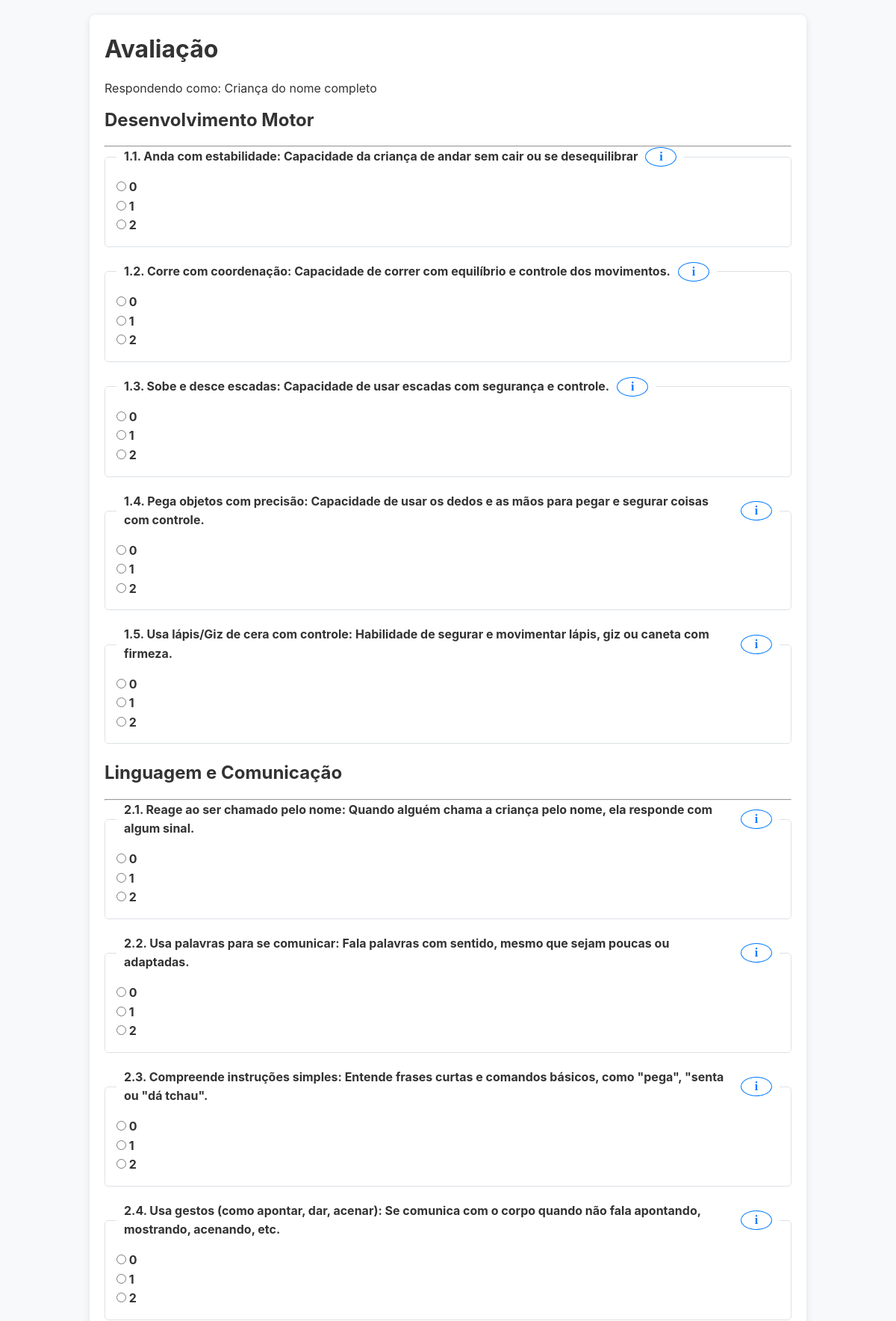
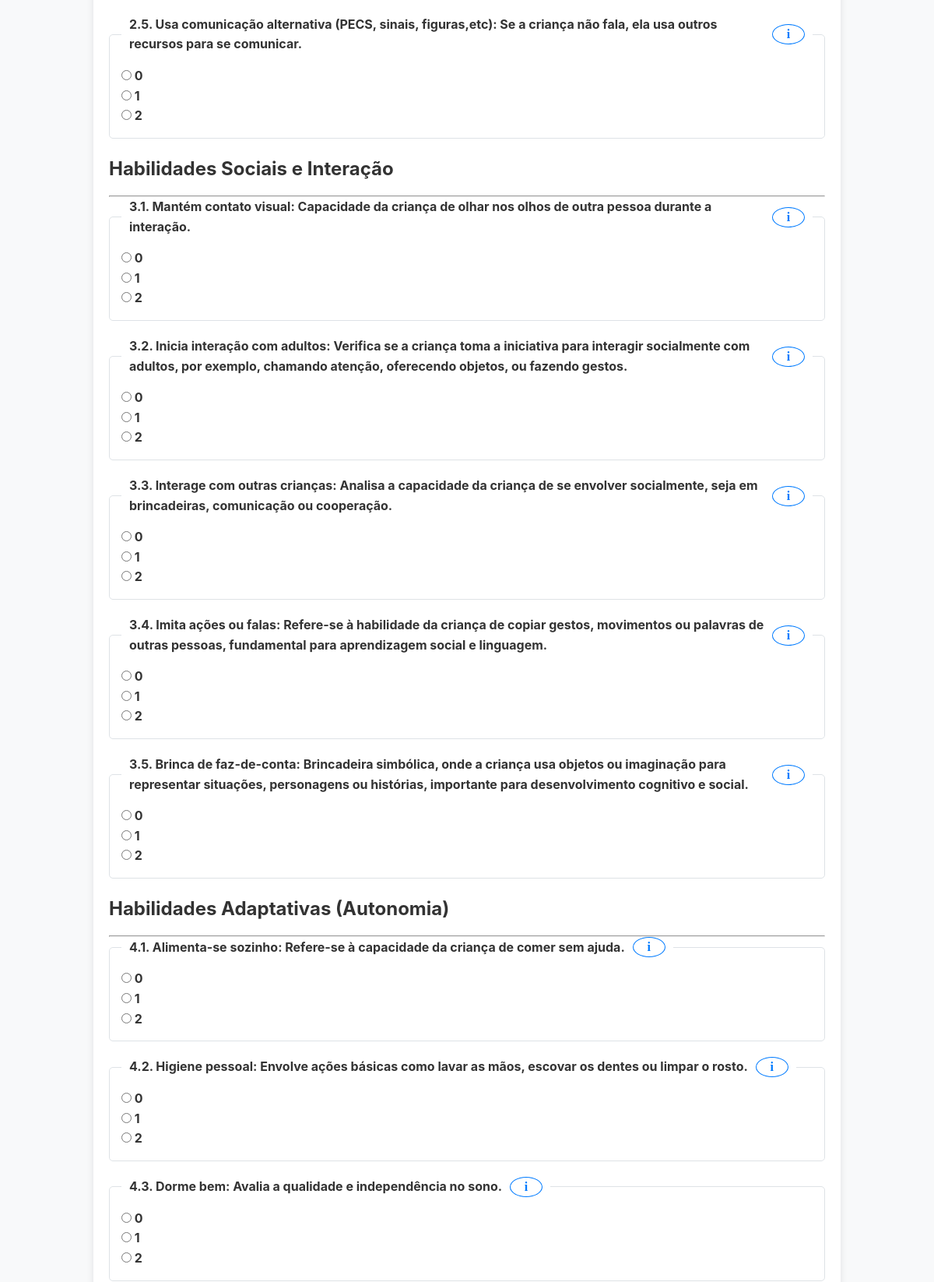
Screenshot of /assessments/1/take/ (signed in, upper part) with the database file from the repository (2 pictures, top to bottom).
### core/models.py (models this page shows, shortened)
class Assessment(models.Model):
    title = models.CharField(max_length=200, verbose_name="Título")
    description = models.TextField(blank=True, null=True, verbose_name="Descrição")

class Profile(models.Model):
    user = models.ForeignKey(User, on_delete=models.CASCADE, related_name='profiles')
    name = models.CharField(max_length=255, verbose_name="Nome Completo")
    GRAU_AUTISMO_CHOICES = [
        ('1', 'Nível 1 - Leve'),
        ('2', 'Nível 2 - Moderado'),
        ('3', 'Nível 3 - Severo'),
    ]
    data_nascimento = models.DateField(verbose_name="Data de Nascimento")
    grau_autismo = models.CharField(
        max_length=1,
        choices=GRAU_AUTISMO_CHOICES,
        verbose_name="Grau de Autismo"
    )
    tem_laudo = models.BooleanField(default=False, verbose_name="Possui laudo médico?")
    is_active = models.BooleanField(default=True, verbose_name="Está ativo?")
    created_at = models.DateTimeField(auto_now_add=True)
    class Meta:
        unique_together = ('user', 'name')

class Section(models.Model):
    assessment = models.ForeignKey(Assessment, on_delete=models.CASCADE, related_name='sections')
    title = models.CharField(max_length=200, verbose_name="Título da Secção")
    order = models.PositiveIntegerField()
    tip_low = models.TextField(verbose_name="Dica para nota baixa (0-4)", blank=True)
    tip_medium = models.TextField(verbose_name="Dica para nota média (5-6)", blank=True)
    tip_high = models.TextField(verbose_name="Dica para nota alta (7-10)", blank=True)
    class Meta:
        ordering = ['order']

class Question(models.Model):
    section = models.ForeignKey(Section, on_delete=models.CASCADE, related_name='questions')
    text = models.CharField(max_length=500, verbose_name="Texto da Pergunta")
    info_text = models.TextField(
        blank=True, # O campo é opcional
        null=True,  # Permite que o campo seja nulo na base de dados
        verbose_name="Texto de Informação (Ajuda)",
        help_text="Este texto aparecerá quando o utilizador clicar no botão 'i'."
    )

### core/views.py (the view)
    def _wrapped_view(request, *args, **kwargs):
        if 'selected_profile_id' not in request.session:
            return redirect('profile_select')
        return view_func(request, *args, **kwargs)

### core/views.py (called while the page is built, shortened)
def profile_required(view_func):
    def _wrapped_view(request, *args, **kwargs):
        if 'selected_profile_id' not in request.session:
            return redirect('profile_select')
        return view_func(request, *args, **kwargs)
    return _wrapped_view

@login_required
@profile_required
def take_assessment(request, assessment_id):
    assessment = get_object_or_404(Assessment.objects.prefetch_related('sections__questions'), id=assessment_id)
    profile = Profile.objects.get(id=request.session['selected_profile_id'])
    return render(request, 'core/take_assessment.html', {'assessment': assessment, 'profile': profile})

### core/templates/core/take_assessment.html (shortened to what this page needs)
{% extends "core/base.html" %}
{% block content %}
  <h1>{{ assessment.title }}</h1>
  <p>Respondendo como: {{ profile.name }}</p>
  <form method="post">
    {% for section in assessment.sections.all %}
      <h2>{{ section.title }}</h2>
      <hr>
      {% for question in section.questions.all %}
       <fieldset style="margin-bottom: 20px;">
    <legend style="display: flex; align-items: center; gap: 10px;">
        <span>{{ forloop.parentloop.counter }}.{{ forloop.counter }}. {{ question.text }}</span>
        {% if question.info_text %}
        <button type="button" class="info-btn" data-target="info-{{ question.id }}">i</button>
        {% endif %}
    </legend>
    <div><input type="radio" name="question_{{ question.id }}" id="q{{ question.id }}_0" value="0" required><label for="q{{ question.id }}_0"> 0</label></div>
    <div><input type="radio" name="question_{{ question.id }}" id="q{{ question.id }}_1" value="1" required><label for="q{{ question.id }}_1"> 1</label></div>
    <div><input type="radio" name="question_{{ question.id }}" id="q{{ question.id }}_2" value="2" required><label for="q{{ question.id }}_2"> 2</label></div>
</fieldset>
      {% endfor %}
    {% endfor %}
  </form>
{% endblock %}

### static/css/style.css (style rules this page uses)
:root { --cor-primaria: #007bff; --cor-primaria-hover: #0056b3; --cor-texto: #333; --cor-fundo: #f8f9fa; --cor-branco: #ffffff; --cor-borda: #dee2e6; --cor-perigo: #dc3545; }
* { box-sizing: border-box; margin: 0; padding: 0; }
body { font-family: -apple-system, BlinkMacSystemFont, "Segoe UI", Roboto, "Helvetica Neue", Arial, sans-serif; background-color: var(--cor-fundo); color: var(--cor-texto); line-height: 1.6; }
h1, h2, h3 { margin-bottom: 15px; color: var(--cor-texto); }
p { margin-bottom: 10px; }
form { display: flex; flex-direction: column; }
form label { margin-bottom: 5px; font-weight: bold; }
button, a.button { display: inline-block; padding: 12px 20px; border: none; border-radius: 5px; background-color: var(--cor-primaria); color: var(--cor-branco); font-size: 16px; font-weight: bold; text-align: center; text-decoration: none; cursor: pointer; transition: background-color 0.3s ease; }
fieldset { border: 1px solid var(--cor-borda); border-radius: 5px; padding: 15px; margin-bottom: 20px; }
legend { font-weight: bold; padding: 0 10px; }
.info-btn { width: 24px; height: 24px; border-radius: 50%; border: 1px solid var(--cor-primaria); background-color: var(--cor-branco); color: var(--cor-primaria); font-weight: bold; font-family: serif; cursor: pointer; transition: all 0.2s ease; display: flex; align-items: center; justify-content: center; }

### rows the page displays
Assessment: title "Avaliação"
Profile: name "Criança do nome completo"
Section: title "Desenvolvimento Motor"
Question: text "Anda com estabilidade: Capacidade da criança de andar sem cair ou se desequilibrar"
Question: text "Corre com coordenação: Capacidade de correr com equilíbrio e controle dos movimentos."
Question: text "Sobe e desce escadas: Capacidade de usar escadas com segurança e controle."
Question: text "Pega objetos com precisão: Capacidade de usar os dedos e as mãos para pegar e segurar coisas com controle."
Question: text "Usa lápis/Giz de cera com controle: Habilidade de segurar e movimentar lápis, giz ou caneta com firmeza."
Section: title "Linguagem e Comunicação"
Question: text "Reage ao ser chamado pelo nome: Quando alguém chama a criança pelo nome, ela responde com algum sinal."
Question: text "Usa palavras para se comunicar: Fala palavras com sentido, mesmo que sejam poucas ou adaptadas."
Question: text "Compreende instruções simples: Entende frases curtas e comandos básicos, como \"pega\", \"senta ou \"dá tchau\"."
Question: text "Usa gestos (como apontar, dar, acenar): Se comunica com o corpo quando não fala apontando, mostrando, acenando, etc."
Question: text "Usa comunicação alternativa (PECS, sinais, figuras,etc): Se a criança não fala, ela usa outros recursos para se comunicar."
Section: title "Habilidades Sociais e Interação"
Question: text "Mantém contato visual: Capacidade da criança de olhar nos olhos de outra pessoa durante a interação."
Question: text "Inicia interação com adultos: Verifica se a criança toma a iniciativa para interagir socialmente com adultos, por exemplo, chamando atenção, oferecendo objetos, ou fazendo gestos."
Question: text "Interage com outras crianças: Analisa a capacidade da criança de se envolver socialmente, seja em brincadeiras, comunicação ou cooperação."
Question: text "Imita ações ou falas: Refere-se à habilidade da criança de copiar gestos, movimentos ou palavras de outras pessoas, fundamental para aprendizagem social e linguagem."
Question: text "Brinca de faz-de-conta: Brincadeira simbólica, onde a criança usa objetos ou imaginação para representar situações, personagens ou histórias, importante para desenvolvimento cognitivo e social."
Section: title "Habilidades Adaptativas (Autonomia)"
Question: text "Alimenta-se sozinho: Refere-se à capacidade da criança de comer sem ajuda."
Question: text "Higiene pessoal: Envolve ações básicas como lavar as mãos, escovar os dentes ou limpar o rosto."
Question: text "Dorme bem: Avalia a qualidade e independência no sono."
